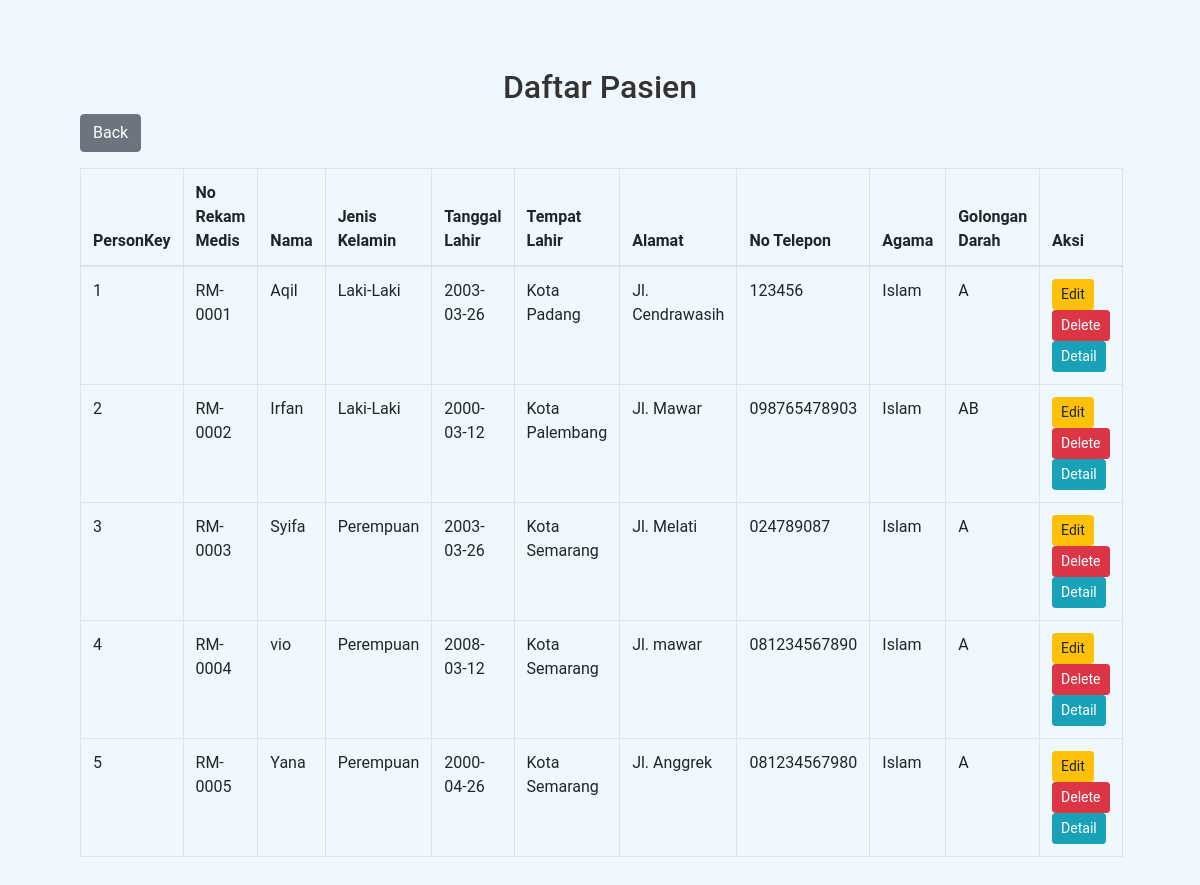
Page /pendaftaran/view_patient.php on the committed database.
### tables this page shows
CREATE TABLE `person` (
  `PersonKey` int(11) NOT NULL,
  `Nama` varchar(60) NOT NULL,
  `Gender` varchar(20) NOT NULL,
  `DateOfBirth` date DEFAULT NULL,
  `PlaceofBirth` varchar(50) NOT NULL,
  `HomeAddress` varchar(200) NOT NULL,
  `HomePhone` varchar(50) NOT NULL,
  `WorkAddress` varchar(200) NOT NULL,
  `WorkPhone` varchar(50) NOT NULL,
  `EmailAddress` varchar(70) NOT NULL,
  `MobilePhone` varchar(25) NOT NULL,
  `Number` varchar(20) NOT NULL,
  `Occupation` varchar(40) NOT NULL,
  `Photo` longblob NOT NULL,
  `StatusPersonKey` tinyint(3) NOT NULL,
  `MaritalStatusKey` tinyint(3) NOT NULL,
  `ReligionKey` varchar(20) NOT NULL,
  `PersonTypeKey` tinyint(3) NOT NULL,
  `IdPropinsi` int(11) NOT NULL,
  `IdKabupaten` int(11) NOT NULL,
  `IdKecamatan` int(11) NOT NULL,
  `IdKelurahan` int(11) NOT NULL,
  `Pekerjaan` int(11) NOT NULL,
  `Pendidikan` int(11) NOT NULL,
  `GolDar` varchar(11) NOT NULL,
  `NIK` varchar(50) NOT NULL,
  `TglEfektif` date NOT NULL,
  `EnteredBy` varchar(50) NOT NULL,
  `EnteredDate` datetime(6) NOT NULL,
  `UpdateBy` varchar(50) NOT NULL,
  `UpdateDate` datetime(6) NOT NULL,
  `NoID` varchar(50) NOT NULL,
  `Kodepos` varchar(10) NOT NULL,
  `IdNegara` int(11) NOT NULL,
  `NoBPJS` varchar(50) NOT NULL,
  `NoRekamMedis` varchar(20) NOT NULL
);

### pendaftaran/view_patient.php (the view, shortened to what this page needs)
<?php
include '../koneksi.php';
$query = "SELECT * FROM person";
$result = mysqli_query($mysqli, $query);
?>
<!DOCTYPE html>
<html lang="en">
<head>
    <link rel="stylesheet" href="../assets/bootstrap-4.6.2/css/bootstrap.min.css">
    <link href="../assets/style.css" rel="stylesheet"/>
</head>
<body>
<div class="container mt-5">
    <h2 class="text-center">Daftar Pasien</h2>
    <button type="button" class="btn btn-secondary" onclick="window.location.href='index.php'">Back</button>
    <table class="table table-bordered mt-3">
        <thead>
            <tr>
                <th>PersonKey</th>
                <th>No Rekam Medis</th>
                <th>Nama</th>
                <th>Jenis Kelamin</th>
                <th>Tanggal Lahir</th>
                <th>Tempat Lahir</th>
                <th>Alamat</th>
                <th>No Telepon</th>
                <th>Agama</th>
                <th>Golongan Darah</th>
                <th>Aksi</th>
            </tr>
        </thead>
        <tbody>
            <?php
            while ($row = mysqli_fetch_assoc($result)) {
                echo "<tr>
                        <td>" . $row['PersonKey'] . "</td>
                        <td>" . $row['NoRekamMedis'] . "</td>
                        <td>" . $row['Nama'] . "</td>
                        <td>" . ($row['Gender'] == 'l' ? 'Laki-Laki' : 'Perempuan') . "</td>
                        <td>" . $row['DateOfBirth'] . "</td>
                        <td>" . $row['PlaceofBirth'] . "</td>
                        <td>" . $row['HomeAddress'] . "</td>
                        <td>" . $row['HomePhone'] . "</td>
                        <td>" . $row['ReligionKey'] . "</td>
                        <td>" . $row['GolDar'] . "</td>
                        <td>
                            <a href='edit.php?id=" . $row['PersonKey'] . "' class='btn btn-warning btn-sm'>Edit</a>
                            <a href='delete.php?id=" . $row['PersonKey'] . "' class='btn btn-danger btn-sm'>Delete</a>
                            <a href='detail.php?PersonKey=" . $row['PersonKey'] . "' class='btn btn-info btn-sm'>Detail</a>
                        </td>
                    </tr>";
            }
            ?>
        </tbody>
    </table>
</div>
</body>
</html>

### assets/style.css (style rules this page uses)
body { font-family: 'Roboto', sans-serif; margin: 0; padding: 0; background-color: #f0f8ff; color: #333; }
.container { width: 90%; max-width: 1200px; margin: 0 auto; padding: 20px; }

### rows in the picture
person: PersonKey "1", NoRekamMedis "RM-0001", Nama "Aqil", Gender "Laki-Laki", DateOfBirth "2003-03-26", PlaceofBirth "Kota Padang", HomeAddress "Jl. Cendrawasih", HomePhone "123456", ReligionKey "Islam", GolDar "A"
person: PersonKey "2", NoRekamMedis "RM-0002", Nama "Irfan", Gender "Laki-Laki", DateOfBirth "2000-03-12", PlaceofBirth "Kota Palembang", HomeAddress "Jl. Mawar", HomePhone "098765478903", ReligionKey "Islam", GolDar "AB"
person: PersonKey "3", NoRekamMedis "RM-0003", Nama "Syifa", Gender "Perempuan", DateOfBirth "2003-03-26", PlaceofBirth "Kota Semarang", HomeAddress "Jl. Melati", HomePhone "024789087", ReligionKey "Islam", GolDar "A"
person: PersonKey "4", NoRekamMedis "RM-0004", Nama "vio", Gender "Perempuan", DateOfBirth "2008-03-12", PlaceofBirth "Kota Semarang", HomeAddress "Jl. mawar", HomePhone "081234567890", ReligionKey "Islam", GolDar "A"
person: PersonKey "5", NoRekamMedis "RM-0005", Nama "Yana", Gender "Perempuan", DateOfBirth "2000-04-26", PlaceofBirth "Kota Semarang", HomeAddress "Jl. Anggrek", HomePhone "081234567980", ReligionKey "Islam", GolDar "A"
